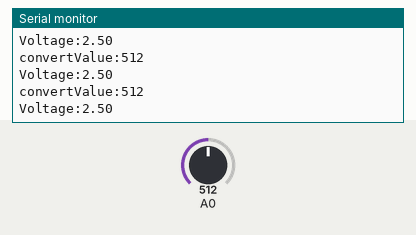
The sketch below on a simulated Arduino Uno, built with avr-gcc and run on an emulated ATmega328P. On the bench: the last lines printed to the serial monitor. Inputs (shaded band) come from the test bench; at power-on: A0 = 512.

Above: at 1.3 s.
1.4 s: A0 set to 716
At 1.82 s:
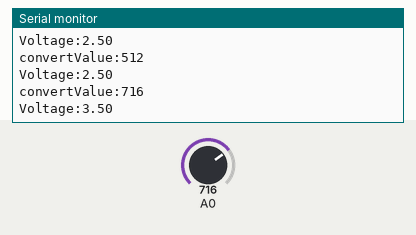
2.9 s: A0 set to 900
At 3.32 s:
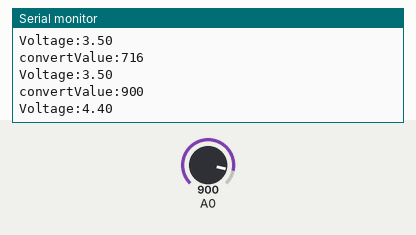
Timing chart, 0 to 5.9 s (numbered marks = the images above; inputs shaded):
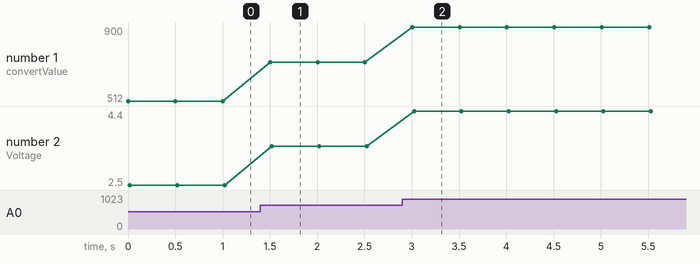

Measured:
- after the input at 1.4 s, the serial monitor: prints a new line after 0.10 s (image 1)
- after the input at 2.9 s, the serial monitor: prints a new line after 0.11 s (image 2)
- plotted number 1: 512 → 716 after the input at 1.4 s, 716 → 900 after the input at 2.9 s
- plotted number 2: 2.5 → 3.5 after the input at 1.4 s, 3.5 → 4.4 after the input at 2.9 s

The sketch:

rotary_potentiometer.ino
```cpp
/*This detects the voltage of rotary potentiometer and sends data to Serial Monitor window
/ of Ardunio IDE through the serial port.
*/

int adcValue;  // Define a variable to save ADC value
float voltage; // Define a variable to save the calculated voltage value

void setup() {
  Serial.begin(9600);
}

void loop() {
  adcValue =  analogRead(A0);   //Convert analog of pin A0 to digital
  voltage = adcValue * (5.0 / 1023.0);  //Calculate voltage according to digital
  // Send the result to computer through serial
   Serial.print("convertValue:");
   Serial.println(adcValue);
   Serial.print("Voltage:");
   Serial.println(voltage);
   delay(500);
}
```
